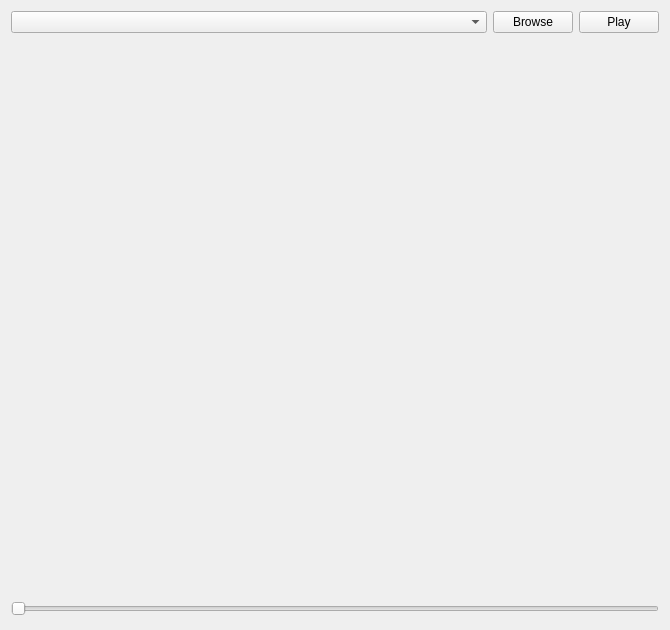
<?xml version="1.0" encoding="UTF-8"?>
<ui version="4.0">
 <class>AppletPlayerStreamUi</class>
 <widget class="QWidget" name="AppletPlayerStreamUi">
  <property name="geometry">
   <rect>
    <x>0</x>
    <y>0</y>
    <width>670</width>
    <height>630</height>
   </rect>
  </property>
  <property name="sizePolicy">
   <sizepolicy hsizetype="Expanding" vsizetype="Expanding">
    <horstretch>0</horstretch>
    <verstretch>0</verstretch>
   </sizepolicy>
  </property>
  <property name="minimumSize">
   <size>
    <width>0</width>
    <height>0</height>
   </size>
  </property>
  <property name="maximumSize">
   <size>
    <width>16777215</width>
    <height>16777215</height>
   </size>
  </property>
  <property name="windowTitle">
   <string>Form</string>
  </property>
  <layout class="QVBoxLayout" name="verticalLayout">
   <item>
    <layout class="QHBoxLayout" name="horizontalLayout">
     <item>
      <widget class="QComboBox" name="m_StreamsComboBox">
       <property name="sizePolicy">
        <sizepolicy hsizetype="Expanding" vsizetype="Fixed">
         <horstretch>0</horstretch>
         <verstretch>0</verstretch>
        </sizepolicy>
       </property>
      </widget>
     </item>
     <item>
      <widget class="QPushButton" name="m_BrowseButton">
       <property name="text">
        <string>Browse</string>
       </property>
      </widget>
     </item>
     <item>
      <widget class="QPushButton" name="m_ReplayButton">
       <property name="text">
        <string>Play</string>
       </property>
      </widget>
     </item>
    </layout>
   </item>
   <item>
    <widget class="RenderGlWidget" name="m_RenderWidget" native="true">
     <property name="sizePolicy">
      <sizepolicy hsizetype="Expanding" vsizetype="Expanding">
       <horstretch>0</horstretch>
       <verstretch>0</verstretch>
      </sizepolicy>
     </property>
    </widget>
   </item>
   <item>
    <widget class="QSlider" name="m_PlayPosSlider">
     <property name="sizePolicy">
      <sizepolicy hsizetype="Expanding" vsizetype="Fixed">
       <horstretch>0</horstretch>
       <verstretch>0</verstretch>
      </sizepolicy>
     </property>
     <property name="minimumSize">
      <size>
       <width>0</width>
       <height>20</height>
      </size>
     </property>
     <property name="maximumSize">
      <size>
       <width>16777215</width>
       <height>20</height>
      </size>
     </property>
     <property name="orientation">
      <enum>Qt::Horizontal</enum>
     </property>
    </widget>
   </item>
  </layout>
 </widget>
 <customwidgets>
  <customwidget>
   <class>RenderGlWidget</class>
   <extends>QWidget</extends>
   <header>RenderGlWidget.h</header>
   <container>1</container>
  </customwidget>
 </customwidgets>
 <resources/>
 <connections/>
</ui>
